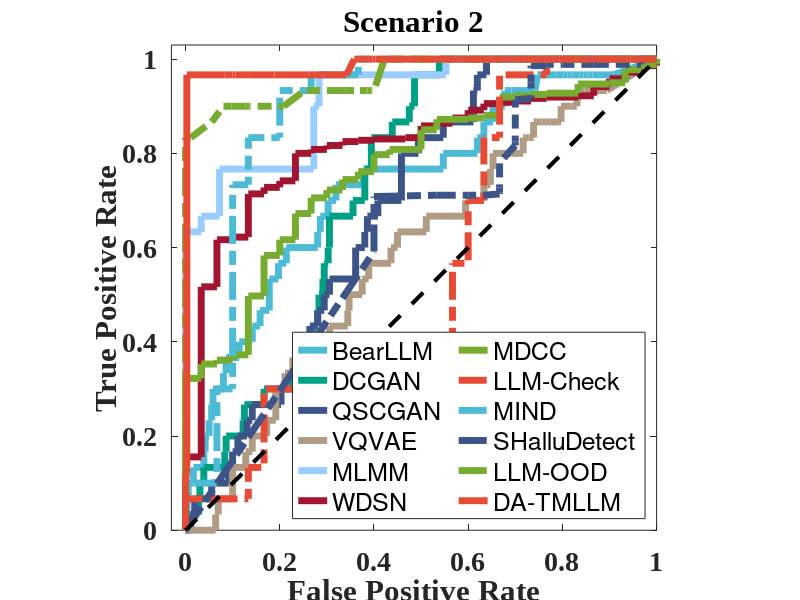

The MATLAB script that drew this image:
clear all;
clear;
close;

proposed_tpr = [0.000000, 0.033333, 0.100000, 0.133333, 0.966667, 0.966667, 0.966667, 0.966667, 0.966667, 0.966667, 0.966667, 0.966667, 0.966667, 0.966667, 0.966667, 0.966667, 0.966667, 0.966667, 0.966667, 1.000000, 1.000000, 1.000000, 1.000000, 1.000000, 1.000000, 1.000000, 1.000000, 1.000000, 1.000000, 1.000000, 1.000000, 1.000000, 1.000000, 1.000000, 1.000000, 1.000000, 1.000000, 1.000000, 1.000000, 1.000000, 1.000000, 1.000000, 1.000000, 1.000000, 1.000000, 1.000000, 1.000000, 1.000000, 1.000000, 1.000000, 1.000000, 1.000000, 1.000000, 1.000000, 1.000000, 1.000000, 1.000000, 1.000000, 1.000000, 1.000000, 1.000000, 1.000000, 1.000000, 1.000000, 1.000000, 1.000000, 1.000000, 1.000000, 1.000000, 1.000000, 1.000000, 1.000000, 1.000000, 1.000000, 1.000000, 1.000000, 1.000000, 1.000000, 1.000000, 1.000000, 1.000000, 1.000000]; % done
proposed_fpr = [0.000000, 0.000000, 0.000000, 0.002778, 0.002778, 0.013889, 0.058333, 0.083333, 0.100000, 0.105556, 0.130556, 0.138889, 0.188889, 0.202778, 0.211111, 0.255556, 0.261111, 0.294444, 0.341667, 0.358333, 0.363889, 0.366667, 0.386111, 0.388889, 0.397222, 0.402778, 0.425000, 0.427778, 0.447222, 0.452778, 0.472222, 0.477778, 0.494444, 0.497222, 0.508333, 0.530556, 0.572222, 0.577778, 0.583333, 0.600000, 0.641667, 0.650000, 0.661111, 0.669444, 0.675000, 0.686111, 0.688889, 0.694444, 0.697222, 0.702778, 0.705556, 0.719444, 0.725000, 0.744444, 0.761111, 0.763889, 0.780556, 0.794444, 0.822222, 0.827778, 0.830556, 0.836111, 0.847222, 0.850000, 0.858333, 0.863889, 0.883333, 0.886111, 0.913889, 0.919444, 0.927778, 0.930556, 0.936111, 0.938889, 0.944444, 0.947222, 0.958333, 0.975000, 0.977778, 0.988889, 0.997222, 1.000000]; % done


BearLLM_tpr = [0.000000, 0.000000, 0.066667, 0.066667, 0.100000, 0.100000, 0.133333, 0.133333, 0.166667, 0.166667, 0.200000, 0.200000, 0.233333, 0.233333, 0.266667, 0.266667, 0.300000, 0.300000, 0.333333, 0.333333, 0.366667, 0.366667, 0.400000, 0.400000, 0.433333, 0.433333, 0.466667, 0.466667, 0.533333, 0.533333, 0.566667, 0.566667, 0.600000, 0.600000, 0.633333, 0.633333, 0.666667, 0.666667, 0.700000, 0.700000, 0.733333, 0.733333, 0.766667, 0.766667, 0.800000, 0.800000, 0.833333, 0.833333, 0.866667, 0.866667, 0.900000, 0.900000, 0.900000, 0.900000, 0.933333, 0.933333, 0.933333, 0.933333, 0.966667, 0.966667, 0.966667, 0.966667, 0.966667, 0.966667, 0.966667, 0.966667, 0.966667, 0.966667, 0.966667, 0.966667, 0.966667, 0.966667, 0.966667, 1.000000] % done
BearLLM_fpr = [0.000000, 0.002778, 0.002778, 0.005556, 0.005556, 0.016667, 0.016667, 0.038889, 0.038889, 0.041667, 0.041667, 0.050000, 0.050000, 0.055556, 0.055556, 0.058333, 0.058333, 0.080556, 0.080556, 0.086111, 0.086111, 0.113889, 0.113889, 0.141667, 0.141667, 0.158333, 0.158333, 0.177778, 0.177778, 0.197222, 0.197222, 0.213889, 0.213889, 0.280556, 0.280556, 0.286111, 0.286111, 0.302778, 0.302778, 0.319444, 0.319444, 0.377778, 0.377778, 0.547222, 0.547222, 0.619444, 0.619444, 0.633333, 0.633333, 0.652778, 0.652778, 0.658333, 0.663889, 0.677778, 0.677778, 0.691667, 0.697222, 0.741667, 0.747222, 0.769444, 0.786111, 0.802778, 0.811111, 0.816667, 0.822222, 0.825000, 0.836111, 0.844444, 0.855556, 0.863889, 0.877778, 0.886111, 0.908333, 1.000000]; % done
% test =[0.82446809,0.82446809,0.86170213,0.86170213,0.87234043,0.87234043,0.88297872,0.88297872,0.89361702,0.89361702,0.89893617,0.89893617,0.90425532,0.90425532,0.92021277,0.92021277,0.93085106,0.93085106,0.93617021,0.93617021,0.94148936,0.94148936,0.95744681,0.95744681,0.96808511,0.96808511,0.97340426,0.97340426,0.97872340,0.97872340,0.98404255,0.98404255,0.98936170]

% span = 0.7;
% BearLLM_tpr(7:42) = smooth(BearLLM_fpr(7:42), BearLLM_tpr(7:42), span, 'loess');
 

DCGAN_tpr=[0.000000, 0.000000, 0.000000, 0.033333, 0.033333, 0.066667, 0.066667, 0.100000, 0.100000, 0.133333, 0.133333, 0.166667, 0.166667, 0.200000, 0.200000, 0.233333, 0.233333, 0.266667, 0.266667, 0.300000, 0.300000, 0.333333, 0.333333, 0.366667, 0.366667, 0.433333, 0.433333, 0.466667, 0.466667, 0.500000, 0.500000, 0.533333, 0.533333, 0.566667, 0.566667, 0.600000, 0.600000, 0.666667, 0.666667, 0.700000, 0.700000, 0.766667, 0.766667, 0.833333, 0.833333, 0.866667, 0.866667, 0.900000, 0.900000, 0.966667, 0.966667, 1.000000, 1.000000, 1.000000, 1.000000, 1.000000, 1.000000]; % done
DCGAN_fpr = [0.000000, 0.002778, 0.008333, 0.008333, 0.027778, 0.027778, 0.030556, 0.030556, 0.038889, 0.038889, 0.083333, 0.083333, 0.086111, 0.086111, 0.122222, 0.122222, 0.125000, 0.125000, 0.166667, 0.166667, 0.219444, 0.219444, 0.238889, 0.238889, 0.269444, 0.269444, 0.280556, 0.280556, 0.283333, 0.283333, 0.291667, 0.291667, 0.294444, 0.294444, 0.302778, 0.302778, 0.305556, 0.305556, 0.355556, 0.355556, 0.380556, 0.380556, 0.394444, 0.394444, 0.438889, 0.438889, 0.475000, 0.475000, 0.486111, 0.486111, 0.538889, 0.538889, 0.922222, 0.927778, 0.961111, 0.966667, 1.000000]; %done

 
% span = 0.9;
% DCGAN_tpr(5:73) = smooth(DCGAN_fpr(5:73), DCGAN_tpr(5:73), span, 'loess');
 
QSCGAN_tpr=[0.000000, 0.000000, 0.000000, 0.033333, 0.033333, 0.066667, 0.066667, 0.100000, 0.100000, 0.133333, 0.133333, 0.166667, 0.166667, 0.200000, 0.200000, 0.233333, 0.233333, 0.266667, 0.266667, 0.300000, 0.300000, 0.333333, 0.333333, 0.366667, 0.366667, 0.400000, 0.400000, 0.433333, 0.433333, 0.466667, 0.466667, 0.500000, 0.500000, 0.533333, 0.533333, 0.600000, 0.600000, 0.633333, 0.633333, 0.666667, 0.666667, 0.700000, 0.700000, 0.800000, 0.800000, 0.833333, 0.833333, 0.866667, 0.866667, 0.933333, 0.933333, 0.966667, 0.966667, 1.000000, 1.000000, 1.000000, 1.000000, 1.000000, 1.000000, 1.000000, 1.000000, 1.000000, 1.000000, 1.000000, 1.000000, 1.000000]; % done
QSCGAN_fpr = [0.000000, 0.002778, 0.011111, 0.011111, 0.019444, 0.019444, 0.055556, 0.055556, 0.091667, 0.091667, 0.100000, 0.100000, 0.111111, 0.111111, 0.130556, 0.130556, 0.141667, 0.141667, 0.202778, 0.202778, 0.236111, 0.236111, 0.247222, 0.247222, 0.250000, 0.250000, 0.263889, 0.263889, 0.280556, 0.280556, 0.294444, 0.294444, 0.305556, 0.305556, 0.361111, 0.361111, 0.380556, 0.380556, 0.386111, 0.386111, 0.408333, 0.408333, 0.458333, 0.458333, 0.494444, 0.494444, 0.547222, 0.547222, 0.611111, 0.611111, 0.619444, 0.619444, 0.638889, 0.638889, 0.822222, 0.827778, 0.847222, 0.852778, 0.858333, 0.863889, 0.875000, 0.886111, 0.894444, 0.913889, 0.941667, 1.000000]; % done

% span = 0.9;
% QSCGAN_tpr(5:36) = smooth(QSCGAN_fpr(5:36), QSCGAN_tpr(5:36), span, 'loess');

VQVAE_tpr=[0.000000, 0.000000, 0.000000, 0.033333, 0.033333, 0.066667, 0.066667, 0.133333, 0.133333, 0.166667, 0.166667, 0.200000, 0.200000, 0.233333, 0.233333, 0.300000, 0.300000, 0.333333, 0.333333, 0.366667, 0.366667, 0.400000, 0.400000, 0.433333, 0.433333, 0.466667, 0.466667, 0.500000, 0.500000, 0.533333, 0.533333, 0.566667, 0.566667, 0.600000, 0.600000, 0.633333, 0.633333, 0.666667, 0.666667, 0.700000, 0.700000, 0.733333, 0.733333, 0.733333, 0.766667, 0.766667, 0.800000, 0.800000, 0.800000, 0.800000, 0.833333, 0.833333, 0.833333, 0.833333, 0.866667, 0.866667, 0.866667, 0.866667, 0.866667, 0.866667, 0.866667, 0.866667, 0.866667, 0.900000, 0.900000, 0.900000, 0.900000, 0.933333, 0.933333, 0.933333, 0.933333, 0.933333, 0.933333, 0.933333, 1.000000]; % done
VQVAE_fpr = [0.000000, 0.002778, 0.063889, 0.063889, 0.069444, 0.069444, 0.100000, 0.100000, 0.127778, 0.127778, 0.141667, 0.141667, 0.172222, 0.172222, 0.191667, 0.191667, 0.211111, 0.211111, 0.227778, 0.227778, 0.241667, 0.241667, 0.305556, 0.305556, 0.344444, 0.344444, 0.347222, 0.347222, 0.375000, 0.375000, 0.388889, 0.388889, 0.436111, 0.436111, 0.450000, 0.450000, 0.511111, 0.511111, 0.594444, 0.594444, 0.633333, 0.633333, 0.641667, 0.647222, 0.647222, 0.652778, 0.652778, 0.691667, 0.697222, 0.716667, 0.716667, 0.722222, 0.727778, 0.738889, 0.738889, 0.744444, 0.752778, 0.758333, 0.761111, 0.766667, 0.775000, 0.791667, 0.797222, 0.797222, 0.816667, 0.822222, 0.830556, 0.833333, 0.838889, 0.841667, 0.847222, 0.858333, 0.875000, 0.894444, 1.000000]; % done
 
% span = 0.9;
% VQVAE_tpr(5:55) = smooth(VQVAE_fpr(5:55), VQVAE_tpr(5:55), span, 'loess');

MLMM_tpr=[0.000000, 0.300000, 0.633333, 0.633333, 0.666667, 0.666667, 0.766667, 0.766667, 0.900000, 0.900000, 0.966667, 0.966667, 1.000000, 1.000000]; % done
MLMM_fpr=[0.000000, 0.000000, 0.000000, 0.033333, 0.033333, 0.072222, 0.072222, 0.272222, 0.272222, 0.283333, 0.283333, 0.552778, 0.552778, 1.000000]; % done

% span = 0.9;
% MLMM_tpr(3:56) = smooth(MLMM_fpr(3:56), MLMM_tpr(3:56), span, 'loess');


WDSN_tpr= [0.000000000000000000e+00, 2.777777777777777884e-03, 1.555555555555555580e-01, 1.555555555555555580e-01, 5.166666666666667185e-01, 5.166666666666667185e-01, 6.166666666666666963e-01, 6.166666666666666963e-01, 6.222222222222222321e-01, 6.222222222222222321e-01, 7.138888888888889062e-01, 7.138888888888889062e-01, 7.277777777777777457e-01, 7.277777777777777457e-01, 7.416666666666666963e-01, 7.416666666666666963e-01, 8.000000000000000444e-01, 8.000000000000000444e-01, 8.083333333333333481e-01, 8.083333333333333481e-01, 8.166666666666666519e-01, 8.166666666666666519e-01, 8.249999999999999556e-01, 8.249999999999999556e-01, 8.277777777777777235e-01, 8.277777777777777235e-01, 8.305555555555556024e-01, 8.305555555555556024e-01, 8.333333333333333703e-01, 8.333333333333333703e-01, 8.583333333333332815e-01, 8.583333333333332815e-01, 8.638888888888889284e-01, 8.638888888888889284e-01, 8.750000000000000000e-01, 8.750000000000000000e-01, 8.916666666666667185e-01, 8.916666666666667185e-01, 9.055555555555555580e-01, 9.055555555555555580e-01, 9.083333333333333259e-01, 9.083333333333333259e-01, 9.111111111111110938e-01, 9.111111111111110938e-01, 9.166666666666666297e-01, 9.166666666666666297e-01, 9.194444444444443976e-01, 9.194444444444443976e-01, 9.222222222222222765e-01, 9.222222222222222765e-01, 9.416666666666666519e-01, 9.416666666666666519e-01, 9.583333333333333703e-01, 9.583333333333333703e-01, 9.722222222222222099e-01, 9.722222222222222099e-01, 9.861111111111111605e-01, 9.861111111111111605e-01, 1.000000000000000000e+00]; % done
WDSN_fpr= [0.000000000000000000e+00, 0.000000000000000000e+00, 0.000000000000000000e+00, 3.333333333333333287e-02, 3.333333333333333287e-02, 6.666666666666666574e-02, 6.666666666666666574e-02, 1.000000000000000056e-01, 1.000000000000000056e-01, 1.333333333333333315e-01, 1.333333333333333315e-01, 1.666666666666666574e-01, 1.666666666666666574e-01, 2.000000000000000111e-01, 2.000000000000000111e-01, 2.333333333333333370e-01, 2.333333333333333370e-01, 2.666666666666666630e-01, 2.666666666666666630e-01, 2.999999999999999889e-01, 2.999999999999999889e-01, 3.333333333333333148e-01, 3.333333333333333148e-01, 3.666666666666666408e-01, 3.666666666666666408e-01, 4.000000000000000222e-01, 4.000000000000000222e-01, 4.666666666666666741e-01, 4.666666666666666741e-01, 5.000000000000000000e-01, 5.000000000000000000e-01, 5.333333333333333259e-01, 5.333333333333333259e-01, 5.666666666666666519e-01, 5.666666666666666519e-01, 5.999999999999999778e-01, 5.999999999999999778e-01, 6.333333333333333037e-01, 6.333333333333333037e-01, 6.666666666666666297e-01, 6.666666666666666297e-01, 6.999999999999999556e-01, 6.999999999999999556e-01, 7.333333333333332815e-01, 7.333333333333332815e-01, 7.666666666666667185e-01, 7.666666666666667185e-01, 8.333333333333333703e-01, 8.333333333333333703e-01, 8.666666666666666963e-01, 8.666666666666666963e-01, 9.000000000000000222e-01, 9.000000000000000222e-01, 9.333333333333333481e-01, 9.333333333333333481e-01, 9.666666666666666741e-01, 9.666666666666666741e-01, 1.000000000000000000e+00, 1.000000000000000000e+00]; % done

% span = 0.5;
% WDSN_tpr = smooth(WDSN_fpr, WDSN_tpr, span, 'loess');

MDCC_tpr= [0.000000000000000000e+00, 2.777777777777777884e-03, 3.222222222222222432e-01, 3.222222222222222432e-01, 3.527777777777778012e-01, 3.527777777777778012e-01, 3.611111111111111049e-01, 3.611111111111111049e-01, 3.722222222222222321e-01, 3.722222222222222321e-01, 4.972222222222222321e-01, 4.972222222222222321e-01, 5.833333333333333703e-01, 5.833333333333333703e-01, 6.166666666666666963e-01, 6.166666666666666963e-01, 6.722222222222222765e-01, 6.722222222222222765e-01, 7.055555555555556024e-01, 7.055555555555556024e-01, 7.222222222222222099e-01, 7.222222222222222099e-01, 7.444444444444444642e-01, 7.444444444444444642e-01, 7.611111111111110716e-01, 7.611111111111110716e-01, 7.972222222222222765e-01, 7.972222222222222765e-01, 8.083333333333333481e-01, 8.083333333333333481e-01, 8.499999999999999778e-01, 8.499999999999999778e-01, 8.722222222222222321e-01, 8.722222222222222321e-01, 8.750000000000000000e-01, 8.750000000000000000e-01, 8.805555555555555358e-01, 8.805555555555555358e-01, 9.194444444444443976e-01, 9.194444444444443976e-01, 9.222222222222222765e-01, 9.222222222222222765e-01, 9.250000000000000444e-01, 9.250000000000000444e-01, 9.277777777777778123e-01, 9.277777777777778123e-01, 9.472222222222221877e-01, 9.472222222222221877e-01, 9.499999999999999556e-01, 9.499999999999999556e-01, 9.777777777777777457e-01, 9.777777777777777457e-01, 9.888888888888889284e-01, 9.888888888888889284e-01, 1.000000000000000000e+00]; % done
MDCC_fpr= [0.000000000000000000e+00, 0.000000000000000000e+00, 0.000000000000000000e+00, 3.333333333333333287e-02, 3.333333333333333287e-02, 6.666666666666666574e-02, 6.666666666666666574e-02, 1.000000000000000056e-01, 1.000000000000000056e-01, 1.333333333333333315e-01, 1.333333333333333315e-01, 1.666666666666666574e-01, 1.666666666666666574e-01, 2.000000000000000111e-01, 2.000000000000000111e-01, 2.333333333333333370e-01, 2.333333333333333370e-01, 2.666666666666666630e-01, 2.666666666666666630e-01, 2.999999999999999889e-01, 2.999999999999999889e-01, 3.333333333333333148e-01, 3.333333333333333148e-01, 3.666666666666666408e-01, 3.666666666666666408e-01, 4.000000000000000222e-01, 4.000000000000000222e-01, 4.333333333333333481e-01, 4.333333333333333481e-01, 5.000000000000000000e-01, 5.000000000000000000e-01, 5.333333333333333259e-01, 5.333333333333333259e-01, 5.999999999999999778e-01, 5.999999999999999778e-01, 6.333333333333333037e-01, 6.333333333333333037e-01, 6.666666666666666297e-01, 6.666666666666666297e-01, 6.999999999999999556e-01, 6.999999999999999556e-01, 7.333333333333332815e-01, 7.333333333333332815e-01, 7.666666666666667185e-01, 7.666666666666667185e-01, 8.333333333333333703e-01, 8.333333333333333703e-01, 9.000000000000000222e-01, 9.000000000000000222e-01, 9.333333333333333481e-01, 9.333333333333333481e-01, 9.666666666666666741e-01, 9.666666666666666741e-01, 1.000000000000000000e+00, 1.000000000000000000e+00]; % done

% span = 0.999;
% MDCC_tpr(4:21) = smooth(MDCC_fpr(4:21), MDCC_tpr(4:21), span, 'loess');
% span = 0.9;
% MDCC_tpr(22:47) = smooth(MDCC_fpr(22:47), MDCC_tpr(22:47), span, 'loess');

LLM_Check_tpr = [0.000000, 0.033333, 0.066667, 0.066667, 0.133333, 0.133333, 0.300000, 0.300000, 0.333333, 0.333333, 0.366667, 0.366667, 0.366667, 0.400000, 0.400000, 0.400000, 0.566667, 0.566667, 0.700000, 0.700000, 0.833333, 0.833333, 0.966667, 0.966667, 1.000000, 1.000000]; % done
LLM_Check_fpr = [0.000000, 0.000000, 0.000000, 0.133333, 0.133333, 0.166667, 0.166667, 0.233333, 0.233333, 0.300000, 0.300000, 0.400000, 0.466667, 0.466667, 0.533333, 0.566667, 0.566667, 0.600000, 0.600000, 0.633333, 0.633333, 0.666667, 0.666667, 0.766667, 0.766667, 1.000000]; % done

MIND_tpr = [0.000000, 0.033333, 0.100000, 0.100000, 0.300000, 0.300000, 0.733333, 0.733333, 0.833333, 0.833333, 0.933333, 0.933333, 0.966667, 0.966667, 0.966667, 1.000000, 1.000000]; % done
MIND_fpr = [0.000000, 0.000000, 0.000000, 0.066667, 0.066667, 0.100000, 0.100000, 0.133333, 0.133333, 0.200000, 0.200000, 0.266667, 0.266667, 0.300000, 0.366667, 0.366667, 1.000000]; % done

SHalluDetect_tpr = [0.000000, 0.591667, 0.658333, 0.705556, 0.708333, 0.711111, 0.711111, 0.711111, 0.713889, 0.716667, 0.727778, 0.780556, 0.816667, 0.825000, 0.908333, 0.913889, 0.916667, 0.925000, 0.950000, 0.980556, 0.986111, 0.986111, 0.988889, 0.988889, 0.988889, 0.988889, 1.000000, 1.000000]; % done
SHalluDetect_fpr = [0.000000, 0.400000, 0.400000, 0.400000, 0.400000, 0.533333, 0.600000, 0.633333, 0.666667, 0.666667, 0.666667, 0.666667, 0.700000, 0.700000, 0.700000, 0.700000, 0.733333, 0.733333, 0.733333, 0.733333, 0.733333, 0.766667, 0.766667, 0.800000, 0.866667, 0.966667, 0.966667, 1.000000]; % done

LLM_OOD_tpr = [0.000000, 0.033333, 0.466667, 0.533333, 0.833333, 0.833333, 0.866667, 0.900000, 0.900000, 0.900000, 0.900000, 0.900000, 0.900000, 0.900000, 0.900000, 0.933333, 0.933333, 0.933333, 0.933333, 0.933333, 0.933333, 0.933333, 0.933333, 0.933333, 0.933333, 0.933333, 1.000000, 1.000000, 1.000000, 1.000000, 1.000000, 1.000000, 1.000000, 1.000000, 1.000000, 1.000000, 1.000000, 1.000000, 1.000000, 1.000000, 1.000000, 1.000000, 1.000000, 1.000000, 1.000000, 1.000000, 1.000000, 1.000000, 1.000000, 1.000000, 1.000000, 1.000000, 1.000000, 1.000000, 1.000000, 1.000000, 1.000000, 1.000000, 1.000000, 1.000000, 1.000000, 1.000000, 1.000000, 1.000000, 1.000000, 1.000000, 1.000000, 1.000000, 1.000000, 1.000000, 1.000000, 1.000000, 1.000000, 1.000000, 1.000000, 1.000000, 1.000000, 1.000000, 1.000000, 1.000000, 1.000000, 1.000000]; % done
LLM_OOD_fpr = [0.000000, 0.000000, 0.000000, 0.000000, 0.000000, 0.011111, 0.055556, 0.080556, 0.097222, 0.102778, 0.127778, 0.136111, 0.186111, 0.200000, 0.208333, 0.252778, 0.258333, 0.291667, 0.338889, 0.355556, 0.361111, 0.363889, 0.383333, 0.386111, 0.394444, 0.400000, 0.422222, 0.425000, 0.444444, 0.450000, 0.469444, 0.475000, 0.491667, 0.494444, 0.505556, 0.527778, 0.569444, 0.575000, 0.580556, 0.597222, 0.638889, 0.647222, 0.658333, 0.666667, 0.672222, 0.683333, 0.686111, 0.691667, 0.694444, 0.700000, 0.702778, 0.716667, 0.722222, 0.744444, 0.761111, 0.763889, 0.780556, 0.794444, 0.822222, 0.827778, 0.830556, 0.836111, 0.847222, 0.850000, 0.858333, 0.863889, 0.883333, 0.886111, 0.913889, 0.919444, 0.927778, 0.930556, 0.936111, 0.938889, 0.944444, 0.947222, 0.958333, 0.975000, 0.977778, 0.988889, 0.997222, 1.000000]; % done

% ---------- 1. 锟斤拷锟皆帮拷锟斤拷锟斤拷锟斤拷锟缴达拷锟诫，锟斤拷锟节伙拷图时删锟斤拷 ----------

plot(BearLLM_fpr, BearLLM_tpr,'Color',[0.3020    0.7333    0.8353],'MarkerFaceColor',[0 0.4470 0.7410],'LineWidth',5);hold on;
plot(DCGAN_fpr, DCGAN_tpr,'Color',[0    0.6275    0.5294],'MarkerFaceColor',[0.13333 0.5451 0.13333],'LineWidth',5);hold on;
plot(QSCGAN_fpr, QSCGAN_tpr,'Color',[0.2353    0.3294    0.5333],'MarkerFaceColor','k','LineWidth',5);hold on;
plot(VQVAE_fpr, VQVAE_tpr,'Color',[0.6902    0.6118    0.5216],'MarkerFaceColor',[0.9020    0.2941    0.2078],'LineWidth',5);hold on;
plot(MLMM_fpr, MLMM_tpr,'Color',[0.6, 0.8, 1.0],'LineWidth',5);hold on;
plot(WDSN_fpr, WDSN_tpr,'Color',[0.6350 0.0780 0.1840],'LineWidth',5);hold on;
plot(MDCC_fpr, MDCC_tpr,'Color',[0.4660, 0.6740, 0.1880],'LineWidth',5);hold on;
plot(LLM_Check_fpr, LLM_Check_tpr, 'Color',[0.9020 0.2941 0.2078],'LineStyle','-.','LineWidth',5); hold on
plot(MIND_fpr, MIND_tpr,    'Color',[0.3020 0.7333 0.8353],'LineStyle','-.','LineWidth',5); hold on
plot(SHalluDetect_fpr, SHalluDetect_tpr,     'Color',[0.2353 0.3294 0.5333],'LineStyle','-.','LineWidth',5); hold on
plot(LLM_OOD_fpr, LLM_OOD_tpr,     'Color',[0.4660 0.6740 0.1880],'LineStyle','-.','LineWidth',5); hold on
plot(proposed_fpr,proposed_tpr,'Color',[0.9020    0.2941    0.2078],'MarkerFaceColor',[0.6350 0.0780 0.1840],'LineWidth',5);hold on;


plot([0, 1], [0, 1],'k--','MarkerFaceColor',[0.9020    0.2941    0.2078],'LineWidth',3);
hold on;

xlabel('False Positive Rate');
ylabel('True Positive Rate');

lgd = legend({'BearLLM','DCGAN','QSCGAN','VQVAE', 'MLMM','WDSN','MDCC', 'LLM-Check','MIND','SHalluDetect','LLM-OOD', 'DA-TMLLM'}, 'NumColumns',2, 'Location', 'SouthEast');
          

xlim([-0.03,1]);
set(gca,'XTick',[0:0.2:1]) ;
pbaspect([1 1 1])
ylim([0,1.03]);
set(gca,'YTick',0:0.2:1) ;

title('Scenario 2','FontWeight','bold')

box on;
axis square

set(gca, 'Fontname', 'Times New Roman', 'Fontsize', 20,'FontWeight','bold');
set(gcf,'Units','pixels','Position',[0 0 800 800]);
